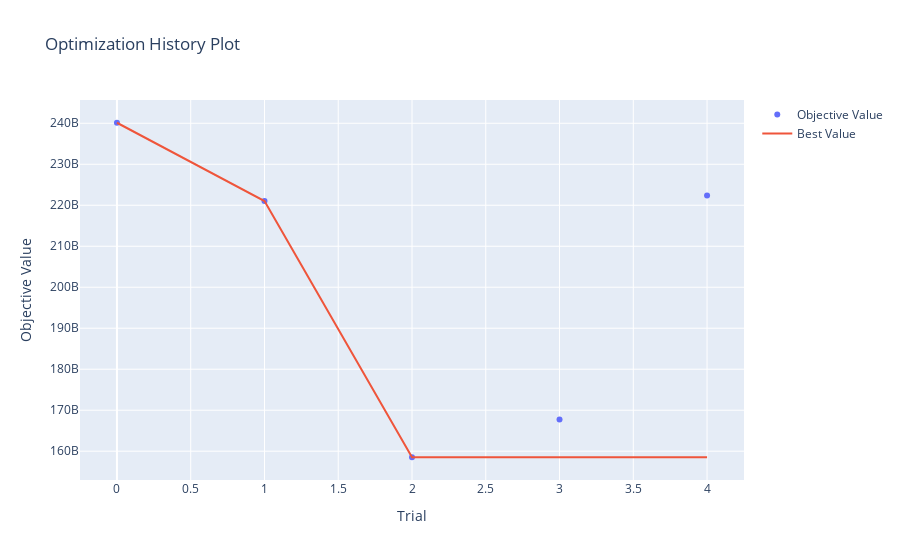
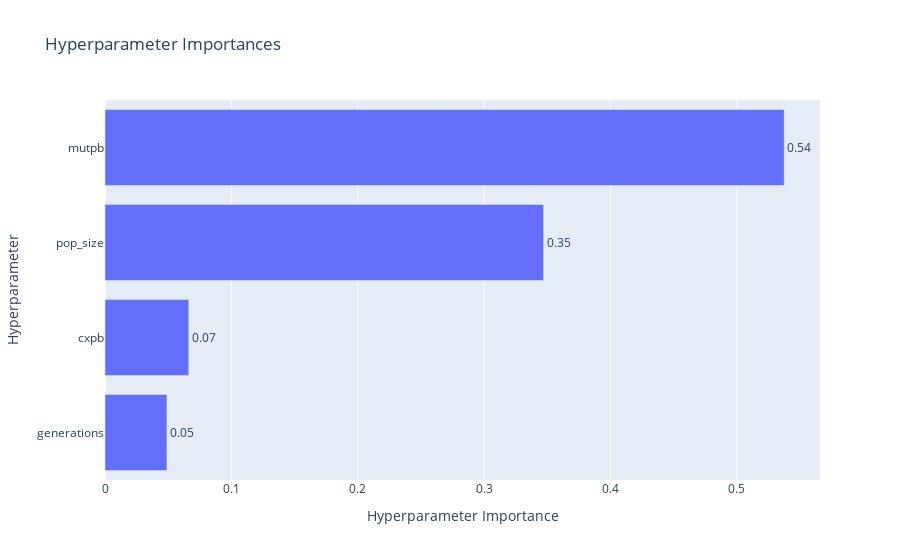
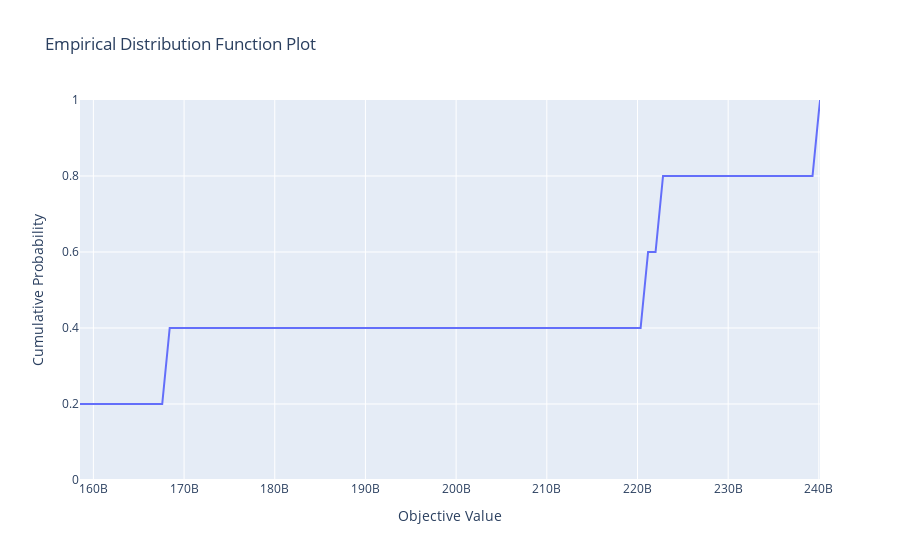
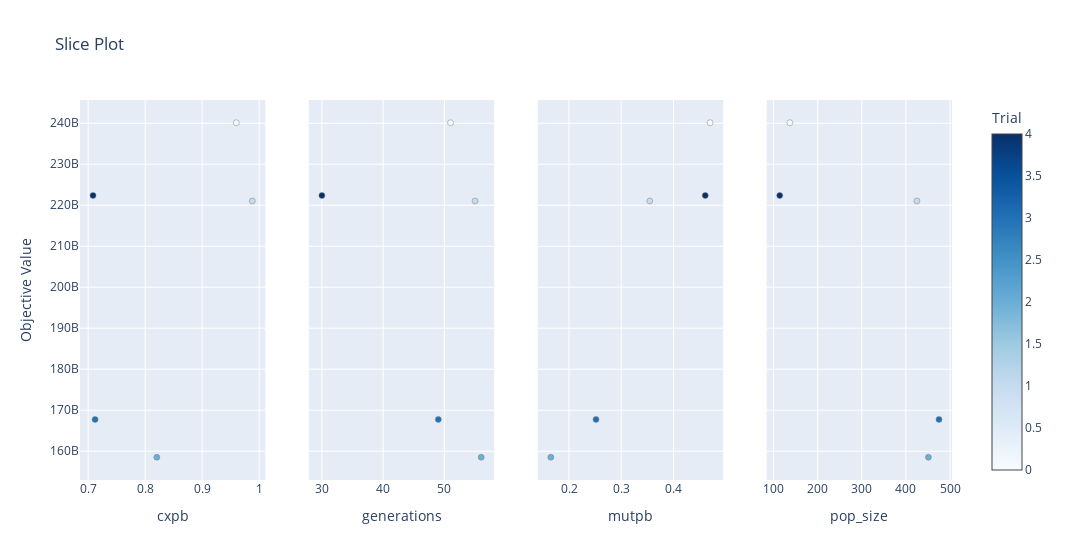

The code cell stored with these charts, in order, in its notebook:
### Code cell
import plotly
from optuna.visualization import plot_optimization_history, plot_param_importances, plot_contour, plot_intermediate_values, plot_timeline, plot_slice, plot_edf
# Plot optimization history
plot_optimization_history(study).show()

# Plot parameter importances
plot_param_importances(study).show()

# different plots
plot_edf(study).show()
plot_slice(study).show()
plot_contour(study).show()
plot_intermediate_values(study).show()
plot_timeline(study).show()

### Figure 1 — Plotly figure (JSON) as saved in the notebook; plotly's stock layout.template omitted (floating-point values rounded to 4 significant figures)
{"data": [{"mode": "markers", "name": "Objective Value", "type": "scatter", "x": [0, 1, 2, 3, 4], "y": [240100000000.0, 221000000000.0, 158500000000.0, 167800000000.0, 222400000000.0]}, {"mode": "lines", "name": "Best Value", "type": "scatter", "x": [0, 1, 2, 3, 4], "y": [240100000000.0, 221000000000.0, 158500000000.0, 158500000000.0, 158500000000.0]}, {"marker": {"color": "#cccccc"}, "mode": "markers", "name": "Infeasible Trial", "showlegend": false, "type": "scatter", "x": [], "y": []}], "layout": {"title": {"text": "Optimization History Plot"}, "xaxis": {"title": {"text": "Trial"}}, "yaxis": {"title": {"text": "Objective Value"}}}}

### Figure 2 — Plotly figure (JSON) as saved in the notebook; plotly's stock layout.template omitted (floating-point values rounded to 4 significant figures)
{"data": [{"cliponaxis": false, "hovertemplate": ["generations (IntDistribution): 0.04902759418814305<extra></extra>", "cxpb (FloatDistribution): 0.06631682381595415<extra></extra>", "pop_size (IntDistribution): 0.34711231715079716<extra></extra>", "mutpb (FloatDistribution): 0.5375432648451056<extra></extra>"], "name": "Objective Value", "orientation": "h", "text": ["0.05", "0.07", "0.35", "0.54"], "textposition": "outside", "type": "bar", "x": [0.04903, 0.06632, 0.3471, 0.5375], "y": ["generations", "cxpb", "pop_size", "mutpb"]}], "layout": {"title": {"text": "Hyperparameter Importances"}, "xaxis": {"title": {"text": "Hyperparameter Importance"}}, "yaxis": {"title": {"text": "Hyperparameter"}}}}

### Figure 3 — Plotly figure (JSON) as saved in the notebook; plotly's stock layout.template omitted (floating-point values rounded to 4 significant figures)
{"data": [{"mode": "lines", "name": "no-name-92526945-950e-45f4-9c93-3be954f9bd0c", "type": "scatter", "x": [158500000000.0, 159300000000.0, 160200000000.0, 161000000000.0, 161800000000.0, 162600000000.0, 163500000000.0, 164300000000.0, 165100000000.0, 165900000000.0, 166800000000.0, 167600000000.0, 168400000000.0, 169200000000.0, 170100000000.0, 170900000000.0, 171700000000.0, 172500000000.0, 173400000000.0, 174200000000.0, 175000000000.0, 175800000000.0, 176700000000.0, 177500000000.0, 178300000000.0, 179100000000.0, 180000000000.0, 180800000000.0, 181600000000.0, 182400000000.0, 183300000000.0, 184100000000.0, 184900000000.0, 185700000000.0, 186500000000.0, 187400000000.0, 188200000000.0, 189000000000.0, 189800000000.0, 190700000000.0, 191500000000.0, 192300000000.0, 193100000000.0, 194000000000.0, 194800000000.0, 195600000000.0, 196400000000.0, 197300000000.0, 198100000000.0, 198900000000.0, 199700000000.0, 200600000000.0, 201400000000.0, 202200000000.0, 203000000000.0, 203900000000.0, 204700000000.0, 205500000000.0, 206300000000.0, 207200000000.0, 208000000000.0, 208800000000.0, 209600000000.0, 210500000000.0, 211300000000.0, 212100000000.0, 212900000000.0, 213800000000.0, 214600000000.0, 215400000000.0, 216200000000.0, 217000000000.0, 217900000000.0, 218700000000.0, 219500000000.0, 220300000000.0, 221200000000.0, 222000000000.0, 222800000000.0, 223600000000.0, 224500000000.0, 225300000000.0, 226100000000.0, 226900000000.0, 227800000000.0, 228600000000.0, 229400000000.0, 230200000000.0, 231100000000.0, 231900000000.0, 232700000000.0, 233500000000.0, 234400000000.0, 235200000000.0, 236000000000.0, 236800000000.0, 237700000000.0, 238500000000.0, 239300000000.0, 240100000000.0], "y": [0.2, 0.2, 0.2, 0.2, 0.2, 0.2, 0.2, 0.2, 0.2, 0.2, 0.2, 0.2, 0.4, 0.4, 0.4, 0.4, 0.4, 0.4, 0.4, 0.4, 0.4, 0.4, 0.4, 0.4, 0.4, 0.4, 0.4, 0.4, 0.4, 0.4, 0.4, 0.4, 0.4, 0.4, 0.4, 0.4, 0.4, 0.4, 0.4, 0.4, 0.4, 0.4, 0.4, 0.4, 0.4, 0.4, 0.4, 0.4, 0.4, 0.4, 0.4, 0.4, 0.4, 0.4, 0.4, 0.4, 0.4, 0.4, 0.4, 0.4, 0.4, 0.4, 0.4, 0.4, 0.4, 0.4, 0.4, 0.4, 0.4, 0.4, 0.4, 0.4, 0.4, 0.4, 0.4, 0.4, 0.6, 0.6, 0.8, 0.8, 0.8, 0.8, 0.8, 0.8, 0.8, 0.8, 0.8, 0.8, 0.8, 0.8, 0.8, 0.8, 0.8, 0.8, 0.8, 0.8, 0.8, 0.8, 0.8, 1]}], "layout": {"title": {"text": "Empirical Distribution Function Plot"}, "xaxis": {"title": {"text": "Objective Value"}}, "yaxis": {"range": [0, 1], "title": {"text": "Cumulative Probability"}}}}

### Figure 4 — Plotly figure (JSON) as saved in the notebook; plotly's stock layout.template omitted (floating-point values rounded to 4 significant figures)
{"data": [{"marker": {"color": [0, 1, 2, 3, 4], "colorbar": {"title": {"text": "Trial"}, "x": 1, "xpad": 40}, "colorscale": [[0, "rgb(247,251,255)"], [0.125, "rgb(222,235,247)"], [0.25, "rgb(198,219,239)"], [0.375, "rgb(158,202,225)"], [0.5, "rgb(107,174,214)"], [0.625, "rgb(66,146,198)"], [0.75, "rgb(33,113,181)"], [0.875, "rgb(8,81,156)"], [1, "rgb(8,48,107)"]], "line": {"color": "Grey", "width": 0.5}, "showscale": true}, "mode": "markers", "name": "Feasible Trial", "showlegend": false, "type": "scatter", "x": [0.96, 0.988, 0.8204, 0.7121, 0.7084], "xaxis": "x", "y": [240100000000.0, 221000000000.0, 158500000000.0, 167800000000.0, 222400000000.0], "yaxis": "y"}, {"marker": {"color": [0, 1, 2, 3, 4], "colorbar": {"title": {"text": "Trial"}, "x": 1, "xpad": 40}, "colorscale": [[0, "rgb(247,251,255)"], [0.125, "rgb(222,235,247)"], [0.25, "rgb(198,219,239)"], [0.375, "rgb(158,202,225)"], [0.5, "rgb(107,174,214)"], [0.625, "rgb(66,146,198)"], [0.75, "rgb(33,113,181)"], [0.875, "rgb(8,81,156)"], [1, "rgb(8,48,107)"]], "line": {"color": "Grey", "width": 0.5}, "showscale": false}, "mode": "markers", "name": "Feasible Trial", "showlegend": false, "type": "scatter", "x": [51, 55, 56, 49, 30], "xaxis": "x2", "y": [240100000000.0, 221000000000.0, 158500000000.0, 167800000000.0, 222400000000.0], "yaxis": "y2"}, {"marker": {"color": [0, 1, 2, 3, 4], "colorbar": {"title": {"text": "Trial"}, "x": 1, "xpad": 40}, "colorscale": [[0, "rgb(247,251,255)"], [0.125, "rgb(222,235,247)"], [0.25, "rgb(198,219,239)"], [0.375, "rgb(158,202,225)"], [0.5, "rgb(107,174,214)"], [0.625, "rgb(66,146,198)"], [0.75, "rgb(33,113,181)"], [0.875, "rgb(8,81,156)"], [1, "rgb(8,48,107)"]], "line": {"color": "Grey", "width": 0.5}, "showscale": false}, "mode": "markers", "name": "Feasible Trial", "showlegend": false, "type": "scatter", "x": [0.4703, 0.3547, 0.1651, 0.2517, 0.461], "xaxis": "x3", "y": [240100000000.0, 221000000000.0, 158500000000.0, 167800000000.0, 222400000000.0], "yaxis": "y3"}, {"marker": {"color": [0, 1, 2, 3, 4], "colorbar": {"title": {"text": "Trial"}, "x": 1, "xpad": 40}, "colorscale": [[0, "rgb(247,251,255)"], [0.125, "rgb(222,235,247)"], [0.25, "rgb(198,219,239)"], [0.375, "rgb(158,202,225)"], [0.5, "rgb(107,174,214)"], [0.625, "rgb(66,146,198)"], [0.75, "rgb(33,113,181)"], [0.875, "rgb(8,81,156)"], [1, "rgb(8,48,107)"]], "line": {"color": "Grey", "width": 0.5}, "showscale": false}, "mode": "markers", "name": "Feasible Trial", "showlegend": false, "type": "scatter", "x": [137, 425, 451, 475, 114], "xaxis": "x4", "y": [240100000000.0, 221000000000.0, 158500000000.0, 167800000000.0, 222400000000.0], "yaxis": "y4"}], "layout": {"title": {"text": "Slice Plot"}, "width": 1200, "xaxis": {"anchor": "y", "domain": [0, 0.2125], "title": {"text": "cxpb"}}, "xaxis2": {"anchor": "y2", "domain": [0.2625, 0.475], "title": {"text": "generations"}}, "xaxis3": {"anchor": "y3", "domain": [0.525, 0.7375], "title": {"text": "mutpb"}}, "xaxis4": {"anchor": "y4", "domain": [0.7875, 1], "title": {"text": "pop_size"}}, "yaxis": {"anchor": "x", "domain": [0, 1], "title": {"text": "Objective Value"}}, "yaxis2": {"anchor": "x2", "domain": [0, 1], "matches": "y", "showticklabels": false}, "yaxis3": {"anchor": "x3", "domain": [0, 1], "matches": "y", "showticklabels": false}, "yaxis4": {"anchor": "x4", "domain": [0, 1], "matches": "y", "showticklabels": false}}}
